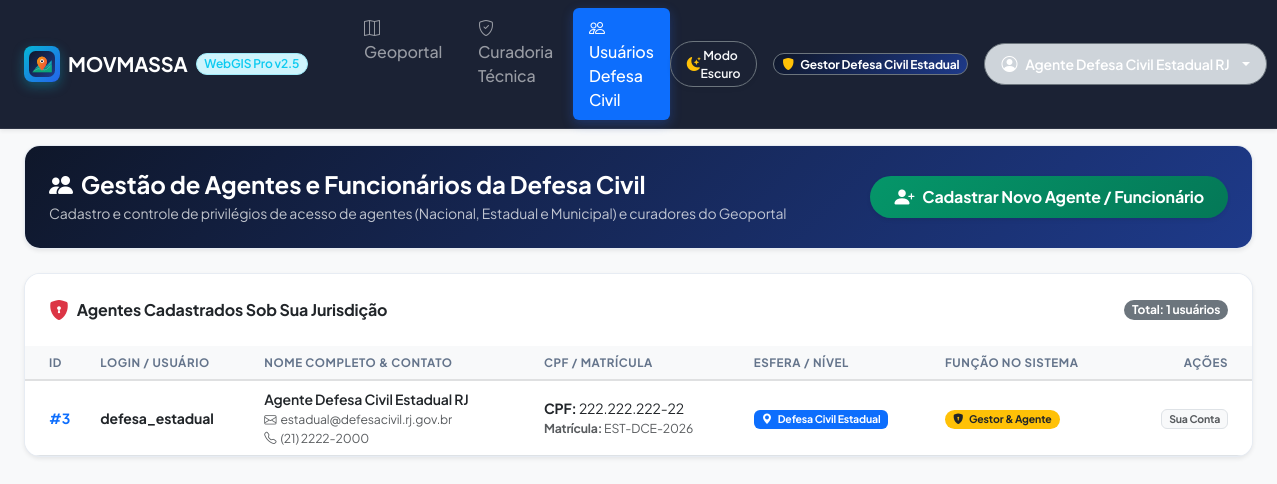
/admin (signed in), run on the app's committed database.
### tables this page shows
CREATE TABLE users (
            id INTEGER PRIMARY KEY AUTOINCREMENT,
            username TEXT UNIQUE NOT NULL,
            password_hash TEXT NOT NULL,
            role TEXT NOT NULL,
            role_level TEXT NOT NULL DEFAULT 'user',
            email TEXT,
            nome_completo TEXT,
            telefone TEXT,
            matricula TEXT,
            cpf TEXT
        , password TEXT, funcao TEXT DEFAULT 'agente');

### app_webgis/app.py (the view)
@app.route('/admin')
@login_required
def admin():
    if current_user.role not in ['admin', 'org']:
        flash('Acesso negado. Apenas gestores da Defesa Civil podem acessar a gestão de usuários.', 'danger')
        return redirect(url_for('index'))
    conn = get_db_connection()
    if current_user.role_level == 'admin_geral':
        users = conn.execute('SELECT * FROM users ORDER BY id ASC').fetchall()
    else:
        sphere = current_user.role_level.replace('admin_', '')
        agente_level = f'agente_{sphere}'
        users = conn.execute(
            'SELECT * FROM users WHERE role_level = ? OR role_level = ? OR id = ? ORDER BY id ASC',
            (current_user.role_level, agente_level, current_user.id)
        ).fetchall()
    conn.close()
    return render_template('admin.html', users=users)

### app_webgis/app.py (called while the page is built)
def get_db_connection():
    if DATABASE_URL:
        try:
            return DBWrapper(is_postgres=True)
        except Exception as e:
            print("Aviso: Conexão PostgreSQL falhou, utilizando SQLite local:", e)
            return DBWrapper(is_postgres=False)
    else:
        return DBWrapper(is_postgres=False)

@login_manager.user_loader
def load_user(user_id):
    conn = get_db_connection()
    user = conn.execute('SELECT * FROM users WHERE id = ?', (user_id,)).fetchone()
    conn.close()
    if user:
        u = dict(user)
        return User(
            id=u['id'],
            username=u['username'],
            role=u['role'],
            role_level=u.get('role_level', 'user'),
            email=u.get('email', ''),
            nome_completo=u.get('nome_completo', ''),
            telefone=u.get('telefone', ''),
            matricula=u.get('matricula', ''),
            cpf=u.get('cpf', '')
        )

    def execute(self, query, params=()):
        if self.is_postgres:
            pg_query = query.replace('?', '%s')
            cursor = self.conn.cursor()
            cursor.execute(pg_query, params)
            return cursor
        else:
            return self.conn.execute(query, params)

    def close(self):
        self.conn.close()

### app_webgis/templates/admin.html (shortened to what this page needs)
{% extends "base.html" %}
{% block content %}
<div class="row g-3">
    <div class="col-12">
        <div class="card shadow-sm border-0 rounded-4 overflow-hidden mb-4">
            <div class="card-body bg-gradient-navy text-white p-4 d-flex justify-content-between align-items-center flex-wrap gap-3">
                <div>
                    <h4 class="fw-bold mb-1 d-flex align-items-center gap-2">
                        <i class="bi bi-people-fill text-cyan fs-4"></i> Gestão de Agentes e Funcionários da Defesa Civil
                    </h4>
                    <p class="text-light opacity-75 small mb-0">Cadastro e controle de privilégios de acesso de agentes (Nacional, Estadual e Municipal) e curadores do Geoportal</p>
                </div>
                <button type="button" class="btn btn-pro-emerald rounded-pill px-4 py-2.5 fw-bold shadow-sm d-flex align-items-center gap-2 text-white" data-bs-toggle="modal" data-bs-target="#modalCreateUser">
                    <i class="bi bi-person-plus-fill fs-5"></i> Cadastrar Novo Agente / Funcionário
                </button>
            </div>
        </div>
        <div class="card shadow-sm border-0 rounded-4 overflow-hidden">
            <div class="card-header bg-white border-0 p-4">
                <div class="d-flex justify-content-between align-items-center">
                    <h6 class="fw-bold mb-0 text-dark d-flex align-items-center gap-2">
                        <i class="bi bi-shield-lock-fill text-danger fs-5"></i> Agentes Cadastrados Sob Sua Jurisdição
                    </h6>
                    <span class="badge bg-secondary rounded-pill fs-7">Total: {{ users | length }} usuários</span>
                </div>
            </div>
            <div class="card-body p-0">
                <div class="table-responsive">
                    <table class="table table-hover align-middle mb-0" style="font-size: 0.875rem;">
                        <thead class="table-light">
                            <tr>
                                <th class="ps-4">ID</th>
                                <th>Login / Usuário</th>
                                <th>Nome Completo & Contato</th>
                                <th>CPF / Matrícula</th>
                                <th>Esfera / Nível</th>
                                <th>Função no Sistema</th>
                                <th class="pe-4 text-end">Ações</th>
                            </tr>
                        </thead>
                        <tbody>
                            {% for u in users %}
                            {% set u_dict = dict(u) %}
                            <tr>
                                <td class="ps-4 fw-bold text-primary">#{{ u_dict.id }}</td>
                                <td>
                                    <div class="fw-bold text-dark">{{ u_dict.username }}</div>
                                </td>
                                <td>
                                    <div class="fw-semibold text-dark">{{ u_dict.get('nome_completo') or u_dict.username }}</div>
                                    <div class="small text-muted"><i class="bi bi-envelope me-1"></i>{{ u_dict.get('email') or 'Não informado' }}</div>
                                    <div class="small text-muted"><i class="bi bi-telephone me-1"></i>{{ u_dict.get('telefone') or 'Não informado' }}</div>
                                </td>
                                <td>
                                    <div><strong>CPF:</strong> {{ u_dict.get('cpf') or 'Não cadastrado' }}</div>
                                    <div class="small text-muted"><strong>Matrícula:</strong> {{ u_dict.get('matricula') or 'Não informada' }}</div>
                                </td>
                                <td>
                                    <span class="badge {% if u_dict.get('role_level') == 'admin_geral' %}bg-danger{% elif 'admin' in u_dict.get('role_level', '') or u_dict.get('role_level') == 'org' %}bg-primary{% else %}bg-secondary{% endif %} px-2 py-1">
                                        <i class="bi bi-geo-alt-fill me-1"></i> {{ level_label }}
                                    </span>
                                </td>
                                <td>
                                    {% set func = u_dict.get('funcao') or ('gestor_agente' if u_dict.get('role') in ['admin', 'org'] else 'agente') %}
                                    {% if func == 'gestor_agente' %}
                                        <span class="badge bg-warning text-dark px-2 py-1 rounded-pill fw-bold">
                                            <i class="bi bi-shield-lock-fill me-1"></i> Gestor & Agente
                                        </span>
                                    {% elif func == 'gestor' or u_dict.get('role') in ['admin', 'org'] %}
                                        <span class="badge bg-dark text-white px-2 py-1 rounded-pill fw-bold">
                                            <i class="bi bi-person-gear me-1"></i> Gestor
                                        </span>
                                    {% else %}
                                        <span class="badge bg-info text-dark px-2 py-1 rounded-pill fw-semibold">
                                            <i class="bi bi-person-badge-fill me-1"></i> Agente de Campo
                                        </span>
                                    {% endif %}
                                </td>
                                <td class="pe-4 text-end">
                                    {% if u_dict.id != current_user.id %}
                                        <form action="{{ url_for('admin_delete_user', user_id=u_dict.id) }}" method="POST" class="d-inline" onsubmit="return confirm('Tem certeza que deseja remover a conta do agente {{ u_dict.username }}?');">
                                            <button type="submit" class="btn btn-sm btn-outline-danger rounded-3" title="Remover Agente">
                                                <i class="bi bi-trash-fill"></i> Excluir
                                            </button>
                                        </form>
                                    {% else %}
                                        <span class="badge bg-light text-muted border">Sua Conta</span>
                                    {% endif %}
                                </td>
                            </tr>
                            {% endfor %}
                        </tbody>
                    </table>
                </div>
            </div>
        </div>
    </div>
</div>
{% endblock %}

### app_webgis/templates/base.html (shortened to what this page needs)
<!DOCTYPE html>
<html lang="pt-BR">
<head>
    <link href="https://cdn.jsdelivr.net/npm/bootstrap@5.3.0/dist/css/bootstrap.min.css" rel="stylesheet">
    <link rel="stylesheet" href="https://cdn.jsdelivr.net/npm/bootstrap-icons@1.11.1/font/bootstrap-icons.css">
    <link rel="stylesheet" href="https://unpkg.com/leaflet@1.9.4/dist/leaflet.css" />
    <link rel="stylesheet" href="https://unpkg.com/leaflet.markercluster/dist/MarkerCluster.css" />
    <link rel="stylesheet" href="https://unpkg.com/leaflet.markercluster/dist/MarkerCluster.Default.css" />
    <link rel="stylesheet" href="https://unpkg.com/maplibre-gl@3.6.2/dist/maplibre-gl.css" />
    <link rel="stylesheet" href="{{ url_for('static', filename='css/style.css') }}">
</head>
<body class="bg-light">
    <nav class="navbar navbar-expand-lg navbar-dark navbar-glass sticky-top shadow-sm">
        <div class="container-fluid px-4">
            <a class="navbar-brand d-flex align-items-center gap-2 fw-bold text-white" href="{{ url_for('index') }}">
                <span class="brand-icon rounded-3 d-flex align-items-center justify-content-center p-1">
                    <img src="{{ url_for('static', filename='favicon.svg') }}" width="26" height="26" alt="MOVMASSA Logo">
                </span>
                <span class="d-flex align-items-center gap-2">
                    <span class="fs-5 tracking-tight fw-extrabold text-white">MOVMASSA</span>
                    <span class="badge bg-info-subtle text-info border border-info-subtle fs-7 rounded-pill px-2.5 py-1 fw-semibold">WebGIS Pro v2.5</span>
                </span>
            </a>
            <div class="collapse navbar-collapse" id="navbarNav">
                <ul class="navbar-nav me-auto ms-lg-4 gap-1">
                    {% if current_user.is_authenticated %}
                        <li class="nav-item">
                            <a class="nav-link px-3 py-2 rounded-2 {% if request.endpoint == 'index' %}active bg-primary text-white{% endif %}" href="{{ url_for('index') }}">
                                <i class="bi bi-map me-1"></i> Geoportal
                            </a>
                        </li>
                        <li class="nav-item">
                            <a class="nav-link px-3 py-2 rounded-2 {% if request.endpoint == 'curadoria' %}active bg-primary text-white{% endif %}" href="{{ url_for('curadoria') }}">
                                <i class="bi bi-shield-check me-1"></i> Curadoria Técnica
                            </a>
                        </li>
                        {% if current_user.role_level == 'admin_geral' or current_user.role in ['admin', 'org'] or current_user.funcao in ['gestor', 'gestor_agente'] %}
                            <li class="nav-item">
                                <a class="nav-link px-3 py-2 rounded-2 {% if request.endpoint == 'admin' %}active bg-primary text-white{% endif %}" href="{{ url_for('admin') }}">
                                    <i class="bi bi-people me-1"></i> Usuários Defesa Civil
                                </a>
                            </li>
                        {% endif %}
                    {% endif %}
                </ul>
                <ul class="navbar-nav ms-auto align-items-lg-center gap-2">
                    <li class="nav-item me-lg-2">
                        <button type="button" id="btnThemeToggle" class="btn btn-outline-light btn-sm rounded-pill px-3 py-1 d-flex align-items-center gap-1.5 border-secondary shadow-sm" title="Alternar Modo Escuro / Claro">
                            <i id="themeToggleIcon" class="bi bi-moon-stars-fill text-warning"></i>
                            <span id="themeToggleText" class="small fw-semibold">Modo Escuro</span>
                        </button>
                    </li>
                    {% if current_user.is_authenticated %}
                        <li class="nav-item d-flex align-items-center gap-2 me-lg-2">
                            <span class="badge bg-gradient-navy text-white px-2 py-1 rounded-pill border border-secondary" style="font-size: 0.75rem;">
                                <i class="bi bi-shield-fill text-warning me-1"></i> {{ level_label }}
                            </span>
                        </li>
                        <li class="nav-item dropdown">
                            <a class="nav-link dropdown-toggle text-white d-flex align-items-center gap-2 bg-dark-subtle px-3 py-1.5 rounded-pill border border-secondary" href="#" role="button" data-bs-toggle="dropdown">
                                <i class="bi bi-person-circle fs-6"></i>
                                <span class="fw-semibold small">{{ current_user.nome_completo or current_user.username }}</span>
                            </a>
                        </li>
                    {% else %}
                        <li class="nav-item">
                            <a class="btn btn-outline-light btn-sm px-3 rounded-pill" href="{{ url_for('login') }}">
                                <i class="bi bi-lock me-1"></i> Entrar no Sistema
                            </a>
                        </li>
                    {% endif %}
                </ul>
            </div>
        </div>
    </nav>
    <div class="container-fluid px-4 mt-3">
        {% block content %}{% endblock %}
    </div>
</body>
</html>

### app_webgis/static/css/style.css (style rules this page uses)
:root { --primary-navy: #0F172A; --primary-navy-light: #1E293B; --secondary-blue: #1E3A8A; --accent-emerald: #059669; --accent-cyan: #06B6D4; --accent-amber: #D97706; --accent-rose: #E11D48; --bg-slate: #F8FAFC; --bg-surface: #FFFFFF; --text-main: #0F172A; --text-muted: #64748B; --border-light: #E2E8F0; --font-sans: 'Plus Jakarta Sans', system-ui, -apple-system, sans-serif; --shadow-sm: 0 2px 4px rgba(15, 23, 42, 0.04); --shadow-md: 0 6px 16px -2px rgba(15, 23, 42, 0.08); --shadow-lg: 0 16px 32px -4px rgba(15, 23, 42, 0.12); --shadow-glow: 0 0 20px rgba(6, 182, 212, 0.25); --radius-sm: 8px; --radius-md: 12px; --radius-lg: 18px; --radius-xl: 24px; --radius-full: 9999px; }
body { font-family: var(--font-sans); background-color: var(--bg-slate); color: var(--text-main); letter-spacing: -0.01em; -webkit-font-smoothing: antialiased; }
.bg-gradient-navy { background: linear-gradient(135deg, #0F172A 0%, #1E3A8A 100%) !important; }
.fs-7 { font-size: 0.75rem !important; }
.navbar-glass { background: rgba(15, 23, 42, 0.95) !important; backdrop-filter: blur(20px); -webkit-backdrop-filter: blur(20px); border-bottom: 1px solid rgba(255, 255, 255, 0.08); }
.brand-icon { width: 36px; height: 36px; background: linear-gradient(135deg, #06B6D4 0%, #2563EB 100%); box-shadow: 0 4px 12px rgba(6, 182, 212, 0.35); transition: transform 0.3s ease; }
.nav-link { transition: all 0.2s ease; font-weight: 500; }
.nav-link.active { box-shadow: 0 4px 12px rgba(37, 99, 235, 0.3) !important; }
.card { border: 1px solid rgba(226, 232, 240, 0.8) !important; box-shadow: var(--shadow-sm); transition: transform 0.25s ease, box-shadow 0.25s ease; }
.btn { font-weight: 600; transition: all 0.2s cubic-bezier(0.4, 0, 0.2, 1); letter-spacing: -0.01em; }
.btn-pro-emerald { background: linear-gradient(135deg, #059669 0%, #047857 100%) !important; border: none !important; color: #FFFFFF !important; box-shadow: 0 4px 14px rgba(5, 150, 105, 0.3); }
.table th { font-weight: 700; text-transform: uppercase; font-size: 0.725rem; letter-spacing: 0.05em; color: var(--text-muted); border-bottom-width: 2px; }

### data on the page
users: nome_completo "Agente Defesa Civil Estadual RJ", id "3", username "defesa_estadual", email "estadual@defesacivil.rj.gov.br", telefone "(21) 2222-2000", cpf "222.222.222-22", matricula "EST-DCE-2026", level_label "Defesa Civil Estadual", funcao "gestor_agente" (drawn), shows "Sua Conta"

### other printed values
{{ level_label }} "Gestor Defesa Civil Estadual"
{{ users | length }} "1"
